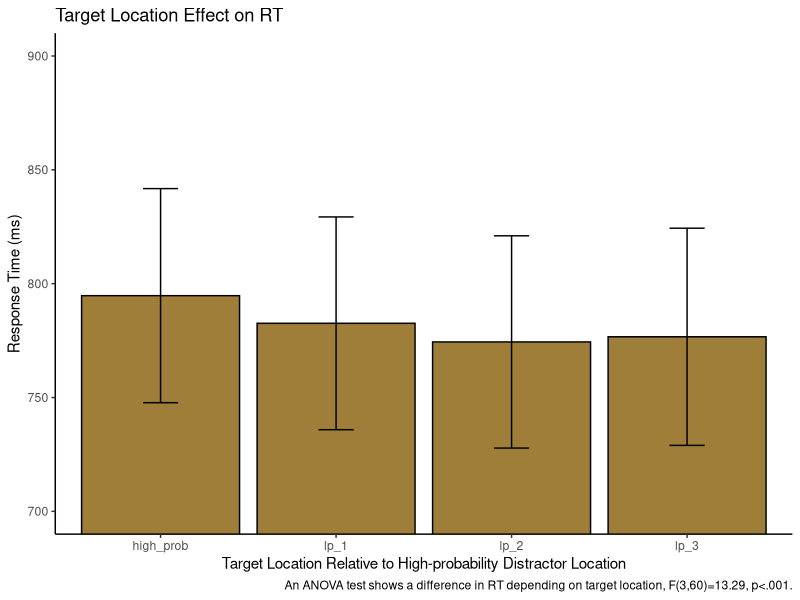
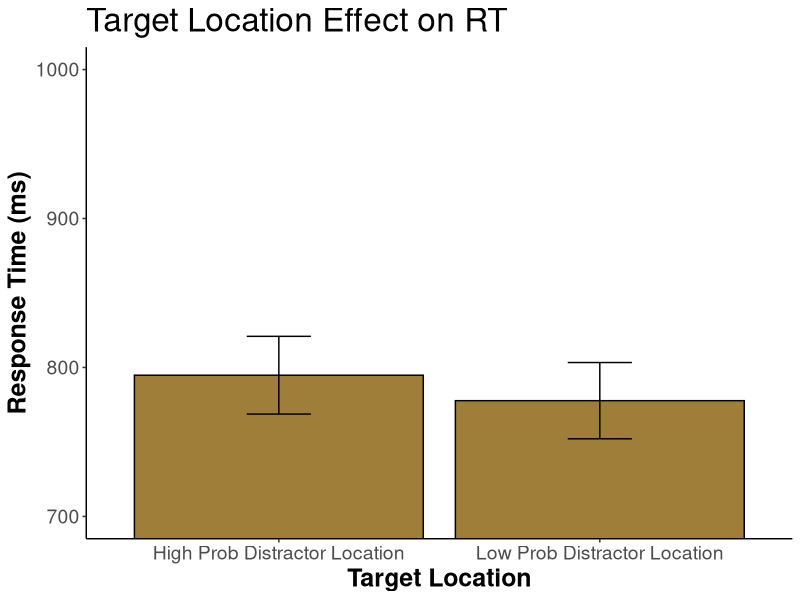
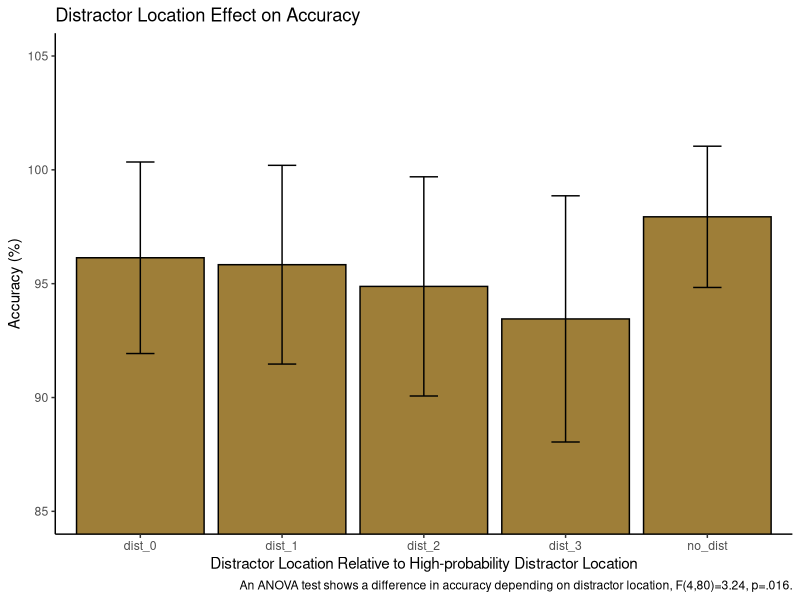
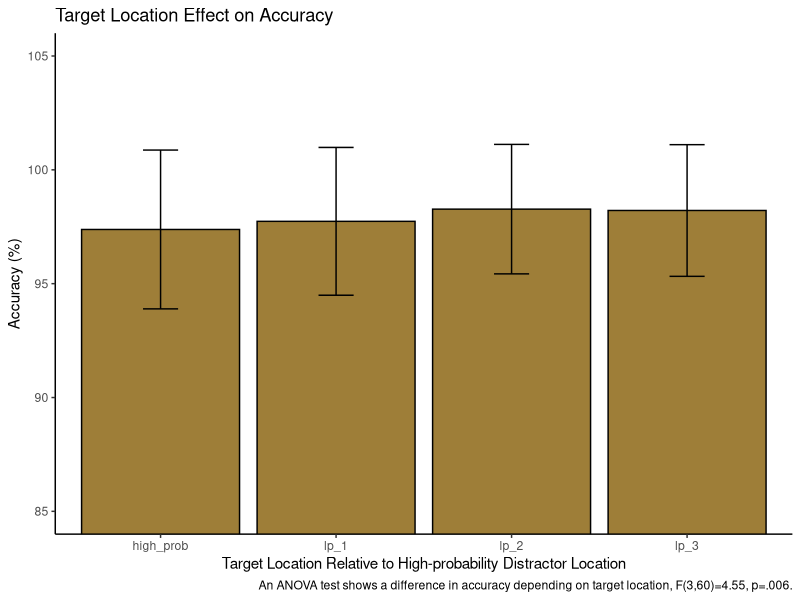

These figures' R source, in order:
## ---- chunk 1
library(tidyverse) 
library(tidyr)
library(rstatix)
library(data.table)
library(afex)
library(emmeans)
library(psych)
library(ggsignif)
## ---- chunk 2

pilot <- read_csv("p02/pilot_final.csv", show_col_types = FALSE)

pilot$relative_hp_dist[pilot$relative_hp_dist == 10] <- "no_dist"
pilot$relative_hp_dist[pilot$relative_hp_dist == 0] <- "dist_0"
pilot$relative_hp_dist[pilot$relative_hp_dist == 1] <- "dist_1"
pilot$relative_hp_dist[pilot$relative_hp_dist == 2] <- "dist_2"
pilot$relative_hp_dist[pilot$relative_hp_dist == 3] <- "dist_3"
pilot$RT <- pilot$RT *1000
  
## ---- chunk 3

block_num <- rep(c(1,2,3,4,5,6,7,8), each=60, times=21)
pilot <- cbind(pilot, block_num)

## ---- chunk 4

pilot <- pilot %>%
  mutate(relative_target=
           case_when(target_loc=="loc1" & high_prob==1 ~ 0,
                     target_loc=="loc2" & high_prob==1 ~ 1,
                     target_loc=="loc3" & high_prob==1 ~ 2,
                     target_loc=="loc4" & high_prob==1 ~ 3,
                     target_loc=="loc5" & high_prob==1 ~ 2,
                     target_loc=="loc6" & high_prob==1 ~ 1,
                     target_loc=="loc1" & high_prob==2 ~ 1,
                     target_loc=="loc2" & high_prob==2 ~ 0,
                     target_loc=="loc3" & high_prob==2 ~ 1,
                     target_loc=="loc4" & high_prob==2 ~ 2,
                     target_loc=="loc5" & high_prob==2 ~ 3,
                     target_loc=="loc6" & high_prob==2 ~ 2,
                     target_loc=="loc1" & high_prob==3 ~ 2,
                     target_loc=="loc2" & high_prob==3 ~ 1,
                     target_loc=="loc3" & high_prob==3 ~ 0,
                     target_loc=="loc4" & high_prob==3 ~ 1,
                     target_loc=="loc5" & high_prob==3 ~ 2,
                     target_loc=="loc6" & high_prob==3 ~ 3,
                     target_loc=="loc1" & high_prob==4 ~ 3,
                     target_loc=="loc2" & high_prob==4 ~ 2,
                     target_loc=="loc3" & high_prob==4 ~ 1,
                     target_loc=="loc4" & high_prob==4 ~ 0,
                     target_loc=="loc5" & high_prob==4 ~ 1,
                     target_loc=="loc6" & high_prob==4 ~ 2,
                     target_loc=="loc1" & high_prob==5 ~ 2,
                     target_loc=="loc2" & high_prob==5 ~ 3,
                     target_loc=="loc3" & high_prob==5 ~ 2,
                     target_loc=="loc4" & high_prob==5 ~ 1,
                     target_loc=="loc5" & high_prob==5 ~ 0,
                     target_loc=="loc6" & high_prob==5 ~ 1,
                     target_loc=="loc1" & high_prob==6 ~ 1,
                     target_loc=="loc2" & high_prob==6 ~ 2,
                     target_loc=="loc3" & high_prob==6 ~ 3,
                     target_loc=="loc4" & high_prob==6 ~ 2,
                     target_loc=="loc5" & high_prob==6 ~ 1,
                     target_loc=="loc6" & high_prob==6 ~ 0,))

pilot$relative_target[pilot$relative_target == 0] <- "high_prob"
pilot$relative_target[pilot$relative_target == 1] <- "lp_1"
pilot$relative_target[pilot$relative_target == 2] <- "lp_2"
pilot$relative_target[pilot$relative_target == 3] <- "lp_3"

## ---- chunk 5
xsize <- c(4, 5, 6, 7, 8, 9, 10, 11, 12, 13, 14, 15, 20, 
             25, 30, 35, 50, 100)
stds <- c(1.458, 1.68, 1.841, 1.961, 2.05, 2.12, 2.173, 
            2.22, 2.246, 2.274, 2.31, 2.326, 2.391, 2.41, 2.4305, 
            2.45, 2.48, 2.5)
## ---- chunk 6
trimmed <- pilot[pilot$acc==100, ] %>% group_by(ID, relative_hp_dist) %>%
           mutate(sdc = ifelse(length(RT)>=100,2.5,approx(xsize,stds,xout=length(RT))$y), avg = mean(RT), stdev = sd(RT)) %>%
           filter(RT <= sdc*stdev+avg & RT >=avg-(sdc*stdev) & RT >=.200) %>%
           select(ID, relative_hp_dist, RT, block_num, relative_target) %>%
           as.data.frame()


statPrep <- trimmed %>% group_by(ID, relative_hp_dist) %>% summarise(measurement=mean(RT)) %>% as.data.frame()
100-(nrow(trimmed)/nrow(pilot[pilot$acc==100, ]))*100
## ---- chunk 7

target_means <- trimmed %>%
  filter(relative_hp_dist=="no_dist") %>%
  group_by(relative_target) %>%
  summarize(mean_rts=mean(RT),
            sd_rt=sd(RT),
            n_rt=21,
            se=sd_rt/sqrt(n_rt),
            upper_limit=mean_rts+se,
            lower_limit=mean_rts-se
  )
target_means

## ---- chunk 8
ggplot(data = target_means, aes(x = relative_target, y = mean_rts)) +
  geom_bar(stat = "identity", fill="#9E7E38", color='#000000') +
  geom_errorbar(aes(ymin=lower_limit, ymax=upper_limit), width=0.2)+
  coord_cartesian(ylim = c(700,900))+
  theme_classic()+
  labs(x = "Target Location Relative to High-probability Distractor Location", y = "Response Time (ms)")+
  labs(title = "Target Location Effect on RT")+
  labs(caption = "An ANOVA test shows a difference in RT depending on target location, F(3,60)=13.29, p<.001.")
  
## ---- chunk 9

df2 <- subset(trimmed,block_num!='7' & relative_hp_dist=="no_dist")
df2 <- subset(df2,block_num!='8')
df2 <- subset(df2,block_num!='5')
df2 <- subset(df2,block_num!='6')

space2<- df2 %>%
  group_by(ID, relative_target) %>%
  summarize(rts = mean(RT)
            )
space2

## ---- chunk 10

aov_car(rts ~ relative_target + Error(ID/relative_target), data=space2)

## ---- chunk 11

space <- trimmed %>%
  subset(relative_hp_dist=="no_dist")%>%
  group_by(ID, relative_target) %>%
  summarize(rts = mean(RT),
            )
space
  
## ---- chunk 12

space_anova <- setDT(space)
space_anova <- dcast(space_anova,ID~relative_target,value.var='rts')

## ---- chunk 13

#first identify outliers - not sure what to do with them anyway so overall just ignore? maybe reason enough to get rid of ppt 11? ppt 11 was problematic in most tests
space %>%
  group_by(relative_target) %>%
  identify_outliers(rts)


#testing the normality assumption -- data is normally distributed enough because no conditions have a p-value less than .05
space %>%
  group_by(relative_target) %>%
  shapiro_test(rts)

## ---- chunk 14

res.aov <- anova_test(data = space, dv = rts, wid = ID, within = relative_target)
get_anova_table(res.aov)

## ---- chunk 15

model = aov(rts~factor(relative_target)+
                Error(factor(ID)), data=space)
summary(model)

## ---- chunk 16

model2 <- aov_car(rts ~ relative_target + Error(ID/relative_target), data=space)

model2


## ---- chunk 17

space_anova <- space_anova %>%
  mutate(low_prob = (lp_1+lp_2+lp_3)/3)

## ---- chunk 18

df_mod <- subset(space_anova, select=c(ID, high_prob, low_prob))

df_mod <- reshape2::melt(df_mod, id.var=c('ID'), variable.name= "relative_target")

## ---- chunk 19

sum_stats2 <- df_mod%>%
  group_by(relative_target)%>%
  summarize(mean_rts=mean(value),
            sd_rt=sd(value),
            n_rt=21,
            se=sd_rt/sqrt(n_rt),
            upper_limit=mean_rts+se,
            lower_limit=mean_rts-se
  )
sum_stats2

## ---- chunk 20
ggplot(data = sum_stats2, aes(x = relative_target, y = mean_rts)) +
  geom_bar(stat = "identity", fill="#9E7E38", color='#000000') +
  geom_errorbar(aes(ymin=lower_limit, ymax=upper_limit), width=0.2)+
  coord_cartesian(ylim = c(700,1000))+
  theme_classic()+
  #geom_signif(comparisons=list(c("dist_0","low_prob")), annotations="*")+
  labs(x = "Target Location", y = "Response Time (ms)")+
  labs(title = "Target Location Effect on RT")+
  #labs(caption = "A t-test shows a difference in RT depending on distractor location, t(20)=1.91, p=.035.")+
  theme(axis.text=element_text(size=14),
        axis.title=element_text(size=18,face="bold"),
        title = element_text(size = 20))+
  scale_x_discrete(labels= c("high_prob"="High Prob Distractor Location","low_prob"="Low Prob Distractor Location"))
  
  
## ---- chunk 21

t.test(x=space_anova$high_prob, y=space_anova$low_prob, alternative="greater", mu=0,paired = TRUE, conf.level = .95)

## ---- chunk 22

space_half <- setDT(space2)
space_half <- dcast(space_half,ID~relative_target,value.var='rts')

space_half <- space_half %>%
 mutate(low_prob = (lp_1+lp_2+lp_3)/3)

space_half %>%
  t.test(x=space_half$high_prob, y=space_half$low_prob, alternative="greater", mu=0,paired = TRUE, conf.level = .95)

## ---- chunk 23

df_mod2 <- subset(space_half, select=c(ID, high_prob, low_prob))
df_mod2 <- reshape2::melt(df_mod2, id.var=c('ID'), variable.name= "relative_target")

sum_stats3 <- df_mod2%>%
  group_by(relative_target)%>%
  summarize(mean_rts=mean(value),
            sd_rt=sd(value),
            n_rt=21,
            se=sd_rt/sqrt(n_rt),
            upper_limit=mean_rts+se,
            lower_limit=mean_rts-se
  )
sum_stats3

## ---- chunk 24

pilot_distacc <- pilot %>%
  group_by(relative_hp_dist) %>%
  summarize(accuracy = mean(acc),
            sd_rt=sd(acc),
            n_rt=21,
            se=sd_rt/sqrt(n_rt),
            upper_limit=accuracy+se,
            lower_limit=accuracy-se
            )
pilot_targacc <- pilot %>%
  subset(relative_hp_dist=="no_dist")%>%
  group_by(relative_target) %>%
  summarize(accuracy = mean(acc),
            sd_rt=sd(acc),
            n_rt=21,
            se=sd_rt/sqrt(n_rt),
            upper_limit=accuracy+se,
            lower_limit=accuracy-se
            )



## ---- chunk 25
ggplot(data = pilot_distacc, aes(x = relative_hp_dist, y = accuracy)) +
  geom_bar(stat = "identity", fill="#9E7E38", color='#000000') +
  geom_errorbar(aes(ymin=lower_limit, ymax=upper_limit), width=0.2)+
  coord_cartesian(ylim = c(85,105))+
  theme_classic()+
  labs(x = "Distractor Location Relative to High-probability Distractor Location", y = "Accuracy (%)")+
  labs(title = "Distractor Location Effect on Accuracy")+
  labs(caption = "An ANOVA test shows a difference in accuracy depending on distractor location, F(4,80)=3.24, p=.016.")

## ---- chunk 26
ggplot(data = pilot_targacc, aes(x = relative_target, y = accuracy)) +
  geom_bar(stat = "identity", fill="#9E7E38", color='#000000') +
  geom_errorbar(aes(ymin=lower_limit, ymax=upper_limit), width=0.2)+
  coord_cartesian(ylim = c(85,105))+
  theme_classic()+
  labs(x = "Target Location Relative to High-probability Distractor Location", y = "Accuracy (%)")+
  labs(title = "Target Location Effect on Accuracy")+
  labs(caption = "An ANOVA test shows a difference in accuracy depending on target location, F(3,60)=4.55, p=.006.")

## ---- chunk 27

pilot_dist <- pilot %>%
  group_by(ID, relative_hp_dist) %>%
  summarize(accuracy = mean(acc)
            )
pilot_dist
## ---- chunk 28

pilot_targ <- pilot %>%
  subset(relative_hp_dist=="no_dist")%>%
  group_by(ID, relative_target) %>%
  summarize(accuracy = mean(acc)
            )

pilot_targ

## ---- chunk 29

model = aov(accuracy~factor(relative_hp_dist)+
                Error(factor(ID)), data=pilot_dist)
summary(model)

## ---- chunk 30

model2 <- aov_car(accuracy ~ relative_hp_dist + Error(ID/relative_hp_dist), data=pilot_dist)

model2


## ---- chunk 31

model = aov(accuracy~factor(relative_target)+
                Error(factor(ID)), data=pilot_targ)
summary(model)

## ---- chunk 32

model2 <- aov_car(accuracy ~ relative_target + Error(ID/relative_target), data=pilot_targ)

model2


## ---- chunk 33
df3 <- subset(pilot,block_num!='7')
df3 <- subset(df3,block_num!='8')
df3 <- subset(df3,block_num!='5')
df3 <- subset(df3,block_num!='6')



## ---- chunk 34

pilot_dist3 <- df3 %>%
  group_by(ID, relative_hp_dist) %>%
  summarize(accuracy = mean(acc)
            )

## ---- chunk 35

pilot_targ3 <- df3 %>%
  subset(relative_hp_dist="no_dist")%>%
  group_by(ID, relative_target) %>%
  summarize(accuracy = mean(acc)
            )


## ---- chunk 36

aov_car(accuracy ~ relative_hp_dist + Error(ID/relative_hp_dist), data=pilot_dist3)



## ---- chunk 37

aov_car(accuracy ~ relative_target + Error(ID/relative_target), data=pilot_targ3)
